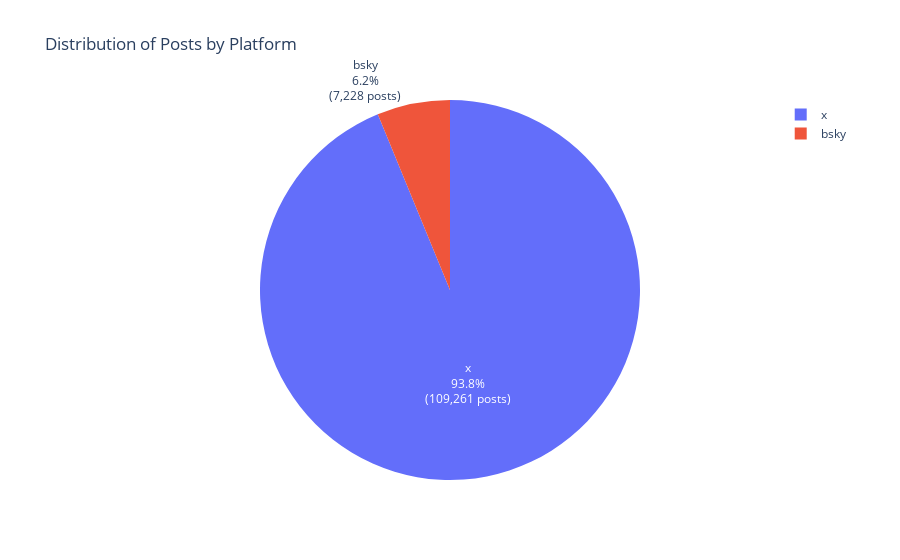

The notebook cell this image was saved under:
### Code cell
# Count total posts per platform
platform_counts = merged_posts['platform'].value_counts()

# Create pie chart using plotly
fig = px.pie(values=platform_counts.values, 
             names=platform_counts.index,
             title='Distribution of Posts by Platform',
             labels={'names': 'Platform', 'values': 'Number of Posts'})

# Update layout with custom text showing percentage and total count
fig.update_traces(texttemplate='%{label}<br>%{percent}<br>(%{value:,.0f} posts)')
fig.show()

### Figure 1 — Plotly figure (JSON) as saved in the notebook; plotly's stock layout.template omitted (floating-point values rounded to 4 significant figures)
{"data": [{"domain": {"x": [0, 1], "y": [0, 1]}, "hovertemplate": "Platform=%{label}<br>Number of Posts=%{value}<extra></extra>", "labels": ["x", "bsky"], "legendgroup": "", "name": "", "showlegend": true, "texttemplate": "%{label}<br>%{percent}<br>(%{value:,.0f} posts)", "type": "pie", "values": [109261, 7228]}], "layout": {"legend": {"tracegroupgap": 0}, "title": {"text": "Distribution of Posts by Platform"}}}
